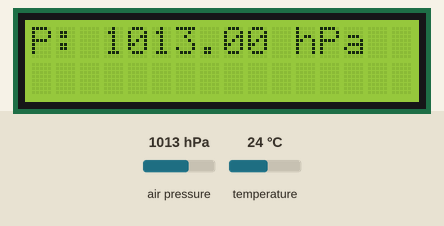
This sketch was run on a simulated Arduino Uno, built with avr-gcc and run on an emulated ATmega328P. Parts: 16×2 character LCD. Inputs (shaded band) come from the test bench; at power-on: air pressure 1013 hPa, temperature 24 °C. What the sketch prints to the serial monitor is not drawn.

Above: at 1.2 s.
1.3 s: air pressure set to 952 hPa
At 3.2 s:
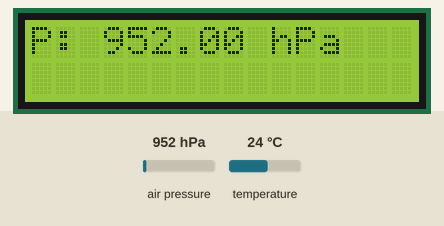
7.3 s: air pressure set to 975 hPa
At 8.9 s:
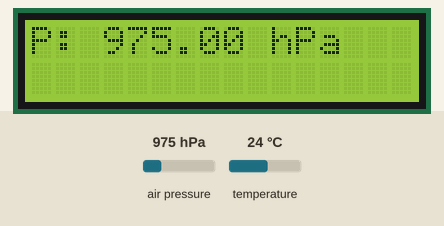
11.6 s: air pressure set to 1000 hPa
At 13.5 s:
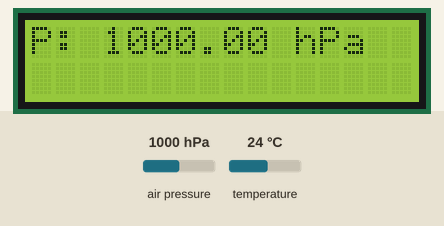
Timing chart, 0 to 15.0 s (numbered marks = the images above; inputs shaded):
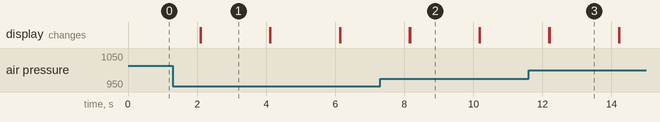

Measured:
- after the input at 1.3 s, the display: first differs from a run without the input after 0.80 s (image 1)
- after the input at 7.3 s, the display: first differs from a run without the input after 0.87 s (image 2)
- after the input at 11.6 s, the display: first differs from a run without the input after 0.61 s (image 3)
- what the display in image 1 shows lasts 2.0 s, from 2.1 s to 4.1 s

The sketch:

LBM_I2C.ino
```cpp
#include <LiquidCrystal_I2C.h>
#include <Wire.h>
#include <Adafruit_BMP280.h>

//LCD BEGIN
// set the LCD number of columns and rows
int lcdColumns = 16;
int lcdRows = 2;
// set LCD address, number of columns and rows
// if you don't know your display address, run an I2C scanner sketch
LiquidCrystal_I2C lcd(0x27, lcdColumns, lcdRows);


//BMP280 BEGIN
Adafruit_BMP280 bmp; // use I2C interface
Adafruit_Sensor *bmp_temp = bmp.getTemperatureSensor();
Adafruit_Sensor *bmp_pressure = bmp.getPressureSensor();

void setup(){
  //LCD SETUP
 // initialize LCD
  lcd.init();
// turn on LCD backlight
  lcd.backlight();

  //BMP280 SETUP
  Serial.begin(115200);
  while ( !Serial ) delay(100);   // wait for native usb
  Serial.println(F("BMP280 Sensor event test"));

  unsigned status;
  //status = bmp.begin(BMP280_ADDRESS_ALT, BMP280_CHIPID);
  status = bmp.begin(0x76);
  if (!status) {
    Serial.println(F("Could not find a valid BMP280 sensor, check wiring or "
                      "try a different address!"));
    Serial.print("SensorID was: 0x"); Serial.println(bmp.sensorID(),16);
    Serial.print("        ID of 0xFF probably means a bad address, a BMP 180 or BMP 085\n");
    Serial.print("   ID of 0x56-0x58 represents a BMP 280,\n");
    Serial.print("        ID of 0x60 represents a BME 280.\n");
    Serial.print("        ID of 0x61 represents a BME 680.\n");
    while (1) delay(10);
  }

  /* Default settings from datasheet. */
  bmp.setSampling(Adafruit_BMP280::MODE_NORMAL,     /* Operating Mode. */
                  Adafruit_BMP280::SAMPLING_X2,     /* Temp. oversampling */
                  Adafruit_BMP280::SAMPLING_X16,    /* Pressure oversampling */
                  Adafruit_BMP280::FILTER_X16,      /* Filtering. */
                  Adafruit_BMP280::STANDBY_MS_500); /* Standby time. */

  bmp_temp->printSensorDetails();
}

void loop(){

  //BMP280 LOOP
  sensors_event_t temp_event, pressure_event;
  bmp_temp->getEvent(&temp_event);
  bmp_pressure->getEvent(&pressure_event);

  //Serial.print(F("Temperature = "));
  //Serial.print(temp_event.temperature);
  //Serial.println(" *C");

  Serial.print(F("Pressure = "));
  Serial.print(pressure_event.pressure);
  Serial.println(" hPa");

  Serial.println();

    //LCD LOOP
  // set cursor to first column, first row
  lcd.setCursor(0, 0);
  // print message
  lcd.print("P: " +String(pressure_event.pressure) + " hPa");
  delay(2000);
  // clears the display to print new message
  lcd.clear();

  }
```
